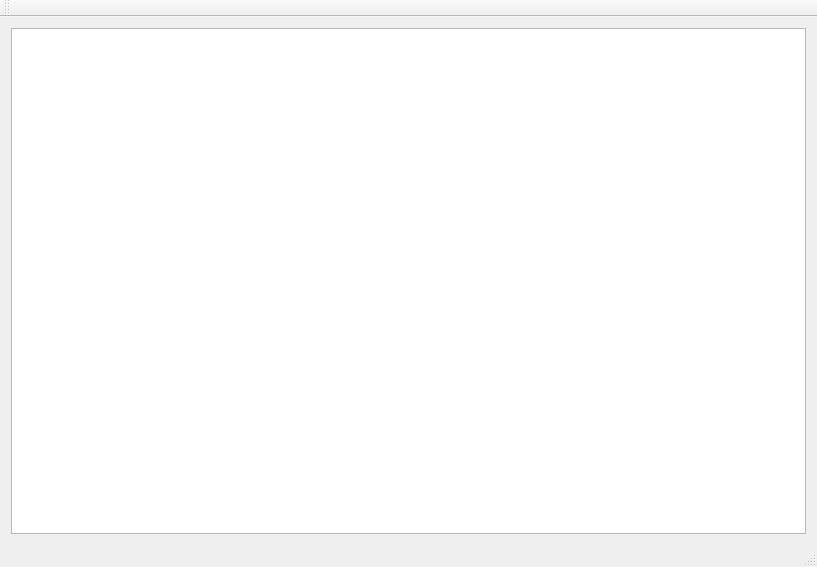
<?xml version="1.0" encoding="UTF-8"?>
<ui version="4.0">
 <class>MainWindow</class>
 <widget class="QMainWindow" name="MainWindow">
  <property name="geometry">
   <rect>
    <x>0</x>
    <y>0</y>
    <width>817</width>
    <height>567</height>
   </rect>
  </property>
  <property name="windowTitle">
   <string>MainWindow</string>
  </property>
  <widget class="QWidget" name="centralWidget">
   <layout class="QVBoxLayout" name="verticalLayout">
    <item>
     <widget class="QGraphicsViewEc" name="graphicsView">
      <property name="renderHints">
       <set>QPainter::Antialiasing|QPainter::SmoothPixmapTransform|QPainter::TextAntialiasing</set>
      </property>
      <property name="dragMode">
       <enum>QGraphicsView::ScrollHandDrag</enum>
      </property>
     </widget>
    </item>
   </layout>
  </widget>
  <widget class="QMenuBar" name="menuBar">
   <property name="geometry">
    <rect>
     <x>0</x>
     <y>0</y>
     <width>817</width>
     <height>22</height>
    </rect>
   </property>
  </widget>
  <widget class="QToolBar" name="mainToolBar">
   <attribute name="toolBarArea">
    <enum>TopToolBarArea</enum>
   </attribute>
   <attribute name="toolBarBreak">
    <bool>false</bool>
   </attribute>
  </widget>
  <widget class="QStatusBar" name="statusBar"/>
 </widget>
 <layoutdefault spacing="6" margin="11"/>
 <customwidgets>
  <customwidget>
   <class>QGraphicsViewEc</class>
   <extends>QGraphicsView</extends>
   <header>QGraphicsViewEc.h</header>
  </customwidget>
 </customwidgets>
 <resources/>
 <connections/>
</ui>
